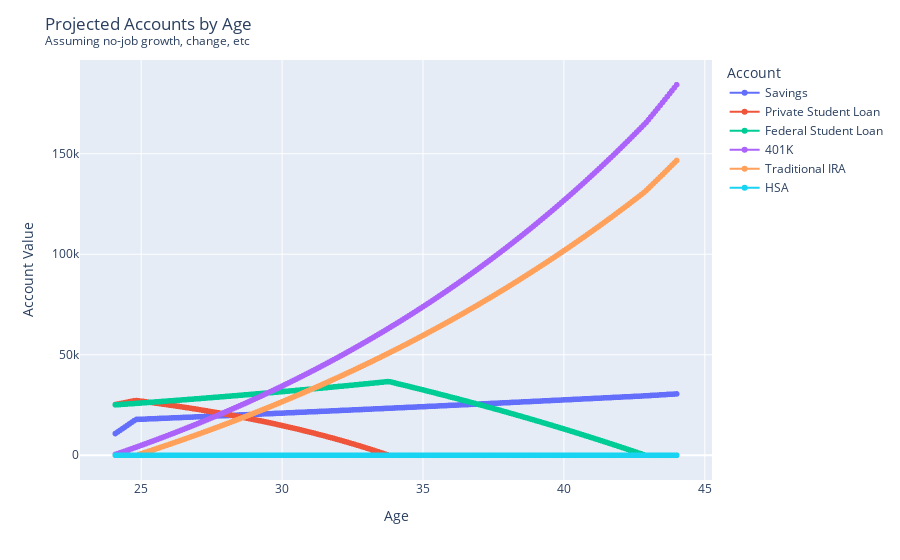

Source (notebook cell):
### Code cell
# Extract the required columns
plot_dat = results['Accounts'].with_columns((pl.col("Years") + current_age).alias("Age")).drop("Years").filter(pl.col("Age") < current_age+look_ahead_years)

# Plot each account value over the years
fig = px.line(plot_dat.melt(id_vars="Age").rename(mapping={"variable" : "Account"}), x="Age", y="value", color='Account', markers=True)

# Update layout and show the plot
fig.update_layout(title = "Projected Accounts by Age <br><sup>Assuming no-job growth, change, etc</sup>", xaxis_title='Age', yaxis_title='Account Value')
fig.show()

### Figure 1 — Plotly figure (JSON) as saved in the notebook; plotly's stock layout.template omitted (floating-point values rounded to 4 significant figures; data arrays with more than 128 entries replaced by an {"elided": "..."} marker saying what was removed)
{"data": [{"hovertemplate": "Account=Savings<br>Age=%{x}<br>value=%{y}<extra></extra>", "legendgroup": "Savings", "line": {"color": "#636efa", "dash": "solid"}, "marker": {"symbol": "circle"}, "mode": "lines+markers", "name": "Savings", "showlegend": true, "type": "scattergl", "x": {"elided": "240 float values"}, "xaxis": "x", "y": {"elided": "240 float values"}, "yaxis": "y"}, {"hovertemplate": "Account=Private Student Loan<br>Age=%{x}<br>value=%{y}<extra></extra>", "legendgroup": "Private Student Loan", "line": {"color": "#EF553B", "dash": "solid"}, "marker": {"symbol": "circle"}, "mode": "lines+markers", "name": "Private Student Loan", "showlegend": true, "type": "scattergl", "x": {"elided": "240 float values"}, "xaxis": "x", "y": {"elided": "240 float values"}, "yaxis": "y"}, {"hovertemplate": "Account=Federal Student Loan<br>Age=%{x}<br>value=%{y}<extra></extra>", "legendgroup": "Federal Student Loan", "line": {"color": "#00cc96", "dash": "solid"}, "marker": {"symbol": "circle"}, "mode": "lines+markers", "name": "Federal Student Loan", "showlegend": true, "type": "scattergl", "x": {"elided": "240 float values"}, "xaxis": "x", "y": {"elided": "240 float values"}, "yaxis": "y"}, {"hovertemplate": "Account=401K<br>Age=%{x}<br>value=%{y}<extra></extra>", "legendgroup": "401K", "line": {"color": "#ab63fa", "dash": "solid"}, "marker": {"symbol": "circle"}, "mode": "lines+markers", "name": "401K", "showlegend": true, "type": "scattergl", "x": {"elided": "240 float values"}, "xaxis": "x", "y": {"elided": "240 float values"}, "yaxis": "y"}, {"hovertemplate": "Account=Traditional IRA<br>Age=%{x}<br>value=%{y}<extra></extra>", "legendgroup": "Traditional IRA", "line": {"color": "#FFA15A", "dash": "solid"}, "marker": {"symbol": "circle"}, "mode": "lines+markers", "name": "Traditional IRA", "showlegend": true, "type": "scattergl", "x": {"elided": "240 float values"}, "xaxis": "x", "y": {"elided": "240 float values"}, "yaxis": "y"}, {"hovertemplate": "Account=HSA<br>Age=%{x}<br>value=%{y}<extra></extra>", "legendgroup": "HSA", "line": {"color": "#19d3f3", "dash": "solid"}, "marker": {"symbol": "circle"}, "mode": "lines+markers", "name": "HSA", "showlegend": true, "type": "scattergl", "x": {"elided": "240 float values"}, "xaxis": "x", "y": {"elided": "240 int values"}, "yaxis": "y"}], "layout": {"legend": {"title": {"text": "Account"}, "tracegroupgap": 0}, "margin": {"t": 60}, "title": {"text": "Projected Accounts by Age <br><sup>Assuming no-job growth, change, etc</sup>"}, "xaxis": {"anchor": "y", "domain": [0, 1], "title": {"text": "Age"}}, "yaxis": {"anchor": "x", "domain": [0, 1], "title": {"text": "Account Value"}}}}
